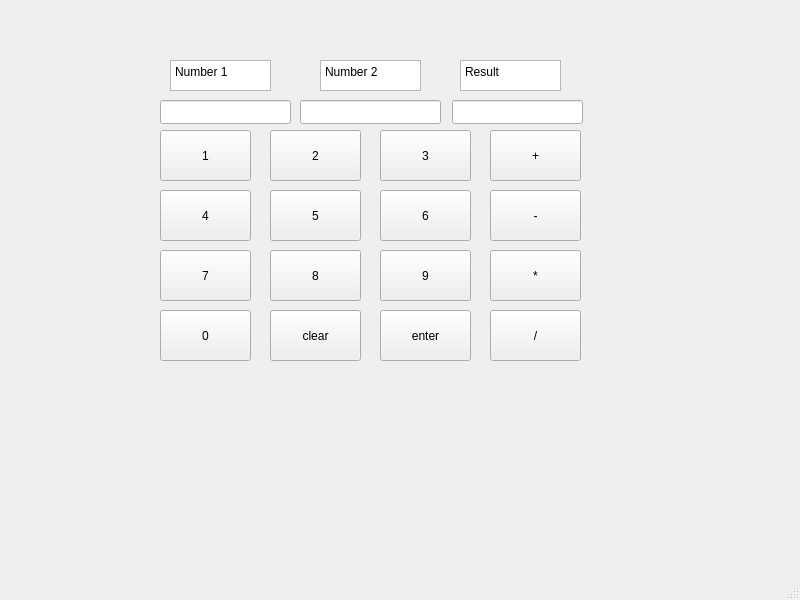
<?xml version="1.0" encoding="UTF-8"?>
<ui version="4.0">
 <class>MainWindow</class>
 <widget class="QMainWindow" name="MainWindow">
  <property name="geometry">
   <rect>
    <x>0</x>
    <y>0</y>
    <width>800</width>
    <height>600</height>
   </rect>
  </property>
  <property name="windowTitle">
   <string>MainWindow</string>
  </property>
  <widget class="QWidget" name="centralwidget">
   <widget class="QPushButton" name="N1">
    <property name="geometry">
     <rect>
      <x>160</x>
      <y>130</y>
      <width>91</width>
      <height>51</height>
     </rect>
    </property>
    <property name="text">
     <string>1</string>
    </property>
   </widget>
   <widget class="QPushButton" name="N2">
    <property name="geometry">
     <rect>
      <x>270</x>
      <y>130</y>
      <width>91</width>
      <height>51</height>
     </rect>
    </property>
    <property name="text">
     <string>2</string>
    </property>
   </widget>
   <widget class="QPushButton" name="N3">
    <property name="geometry">
     <rect>
      <x>380</x>
      <y>130</y>
      <width>91</width>
      <height>51</height>
     </rect>
    </property>
    <property name="text">
     <string>3</string>
    </property>
   </widget>
   <widget class="QPushButton" name="N4">
    <property name="geometry">
     <rect>
      <x>160</x>
      <y>190</y>
      <width>91</width>
      <height>51</height>
     </rect>
    </property>
    <property name="text">
     <string>4</string>
    </property>
   </widget>
   <widget class="QPushButton" name="N5">
    <property name="geometry">
     <rect>
      <x>270</x>
      <y>190</y>
      <width>91</width>
      <height>51</height>
     </rect>
    </property>
    <property name="text">
     <string>5</string>
    </property>
   </widget>
   <widget class="QPushButton" name="N6">
    <property name="geometry">
     <rect>
      <x>380</x>
      <y>190</y>
      <width>91</width>
      <height>51</height>
     </rect>
    </property>
    <property name="text">
     <string>6</string>
    </property>
   </widget>
   <widget class="QPushButton" name="N0">
    <property name="geometry">
     <rect>
      <x>160</x>
      <y>310</y>
      <width>91</width>
      <height>51</height>
     </rect>
    </property>
    <property name="text">
     <string>0</string>
    </property>
   </widget>
   <widget class="QPushButton" name="N8">
    <property name="geometry">
     <rect>
      <x>270</x>
      <y>250</y>
      <width>91</width>
      <height>51</height>
     </rect>
    </property>
    <property name="text">
     <string>8</string>
    </property>
   </widget>
   <widget class="QPushButton" name="N7">
    <property name="geometry">
     <rect>
      <x>160</x>
      <y>250</y>
      <width>91</width>
      <height>51</height>
     </rect>
    </property>
    <property name="text">
     <string>7</string>
    </property>
   </widget>
   <widget class="QPushButton" name="add0">
    <property name="geometry">
     <rect>
      <x>490</x>
      <y>130</y>
      <width>91</width>
      <height>51</height>
     </rect>
    </property>
    <property name="text">
     <string>+</string>
    </property>
   </widget>
   <widget class="QPushButton" name="div3">
    <property name="geometry">
     <rect>
      <x>490</x>
      <y>310</y>
      <width>91</width>
      <height>51</height>
     </rect>
    </property>
    <property name="text">
     <string>/</string>
    </property>
   </widget>
   <widget class="QPushButton" name="mul2">
    <property name="geometry">
     <rect>
      <x>490</x>
      <y>250</y>
      <width>91</width>
      <height>51</height>
     </rect>
    </property>
    <property name="text">
     <string>*</string>
    </property>
   </widget>
   <widget class="QPushButton" name="sub1">
    <property name="geometry">
     <rect>
      <x>490</x>
      <y>190</y>
      <width>91</width>
      <height>51</height>
     </rect>
    </property>
    <property name="text">
     <string>-</string>
    </property>
   </widget>
   <widget class="QPushButton" name="N9">
    <property name="geometry">
     <rect>
      <x>380</x>
      <y>250</y>
      <width>91</width>
      <height>51</height>
     </rect>
    </property>
    <property name="text">
     <string>9</string>
    </property>
   </widget>
   <widget class="QPushButton" name="Nenter">
    <property name="geometry">
     <rect>
      <x>380</x>
      <y>310</y>
      <width>91</width>
      <height>51</height>
     </rect>
    </property>
    <property name="text">
     <string>enter</string>
    </property>
   </widget>
   <widget class="QPushButton" name="Nclear">
    <property name="geometry">
     <rect>
      <x>270</x>
      <y>310</y>
      <width>91</width>
      <height>51</height>
     </rect>
    </property>
    <property name="text">
     <string>clear</string>
    </property>
   </widget>
   <widget class="QLineEdit" name="num2">
    <property name="geometry">
     <rect>
      <x>300</x>
      <y>100</y>
      <width>141</width>
      <height>24</height>
     </rect>
    </property>
   </widget>
   <widget class="QLineEdit" name="num1">
    <property name="geometry">
     <rect>
      <x>160</x>
      <y>100</y>
      <width>131</width>
      <height>24</height>
     </rect>
    </property>
   </widget>
   <widget class="QLineEdit" name="result">
    <property name="geometry">
     <rect>
      <x>452</x>
      <y>100</y>
      <width>131</width>
      <height>24</height>
     </rect>
    </property>
   </widget>
   <widget class="QTextEdit" name="textEdit_1">
    <property name="geometry">
     <rect>
      <x>170</x>
      <y>60</y>
      <width>101</width>
      <height>31</height>
     </rect>
    </property>
    <property name="html">
     <string>&lt;!DOCTYPE HTML PUBLIC &quot;-//W3C//DTD HTML 4.0//EN&quot; &quot;http://www.w3.org/TR/REC-html40/strict.dtd&quot;&gt;
&lt;html&gt;&lt;head&gt;&lt;meta name=&quot;qrichtext&quot; content=&quot;1&quot; /&gt;&lt;meta charset=&quot;utf-8&quot; /&gt;&lt;style type=&quot;text/css&quot;&gt;
p, li { white-space: pre-wrap; }
hr { height: 1px; border-width: 0; }
li.unchecked::marker { content: &quot;\2610&quot;; }
li.checked::marker { content: &quot;\2612&quot;; }
&lt;/style&gt;&lt;/head&gt;&lt;body style=&quot; font-family:'Segoe UI'; font-size:9pt; font-weight:400; font-style:normal;&quot;&gt;
&lt;p style=&quot; margin-top:0px; margin-bottom:0px; margin-left:0px; margin-right:0px; -qt-block-indent:0; text-indent:0px;&quot;&gt;Number 1&lt;/p&gt;&lt;/body&gt;&lt;/html&gt;</string>
    </property>
   </widget>
   <widget class="QTextEdit" name="textEdit_2">
    <property name="geometry">
     <rect>
      <x>320</x>
      <y>60</y>
      <width>101</width>
      <height>31</height>
     </rect>
    </property>
    <property name="html">
     <string>&lt;!DOCTYPE HTML PUBLIC &quot;-//W3C//DTD HTML 4.0//EN&quot; &quot;http://www.w3.org/TR/REC-html40/strict.dtd&quot;&gt;
&lt;html&gt;&lt;head&gt;&lt;meta name=&quot;qrichtext&quot; content=&quot;1&quot; /&gt;&lt;meta charset=&quot;utf-8&quot; /&gt;&lt;style type=&quot;text/css&quot;&gt;
p, li { white-space: pre-wrap; }
hr { height: 1px; border-width: 0; }
li.unchecked::marker { content: &quot;\2610&quot;; }
li.checked::marker { content: &quot;\2612&quot;; }
&lt;/style&gt;&lt;/head&gt;&lt;body style=&quot; font-family:'Segoe UI'; font-size:9pt; font-weight:400; font-style:normal;&quot;&gt;
&lt;p style=&quot; margin-top:0px; margin-bottom:0px; margin-left:0px; margin-right:0px; -qt-block-indent:0; text-indent:0px;&quot;&gt;Number 2&lt;/p&gt;&lt;/body&gt;&lt;/html&gt;</string>
    </property>
   </widget>
   <widget class="QTextEdit" name="textEdit_3">
    <property name="geometry">
     <rect>
      <x>460</x>
      <y>60</y>
      <width>101</width>
      <height>31</height>
     </rect>
    </property>
    <property name="html">
     <string>&lt;!DOCTYPE HTML PUBLIC &quot;-//W3C//DTD HTML 4.0//EN&quot; &quot;http://www.w3.org/TR/REC-html40/strict.dtd&quot;&gt;
&lt;html&gt;&lt;head&gt;&lt;meta name=&quot;qrichtext&quot; content=&quot;1&quot; /&gt;&lt;meta charset=&quot;utf-8&quot; /&gt;&lt;style type=&quot;text/css&quot;&gt;
p, li { white-space: pre-wrap; }
hr { height: 1px; border-width: 0; }
li.unchecked::marker { content: &quot;\2610&quot;; }
li.checked::marker { content: &quot;\2612&quot;; }
&lt;/style&gt;&lt;/head&gt;&lt;body style=&quot; font-family:'Segoe UI'; font-size:9pt; font-weight:400; font-style:normal;&quot;&gt;
&lt;p style=&quot; margin-top:0px; margin-bottom:0px; margin-left:0px; margin-right:0px; -qt-block-indent:0; text-indent:0px;&quot;&gt;Result&lt;/p&gt;&lt;/body&gt;&lt;/html&gt;</string>
    </property>
   </widget>
  </widget>
  <widget class="QMenuBar" name="menubar">
   <property name="geometry">
    <rect>
     <x>0</x>
     <y>0</y>
     <width>800</width>
     <height>21</height>
    </rect>
   </property>
  </widget>
  <widget class="QStatusBar" name="statusbar"/>
 </widget>
 <resources/>
 <connections/>
</ui>
